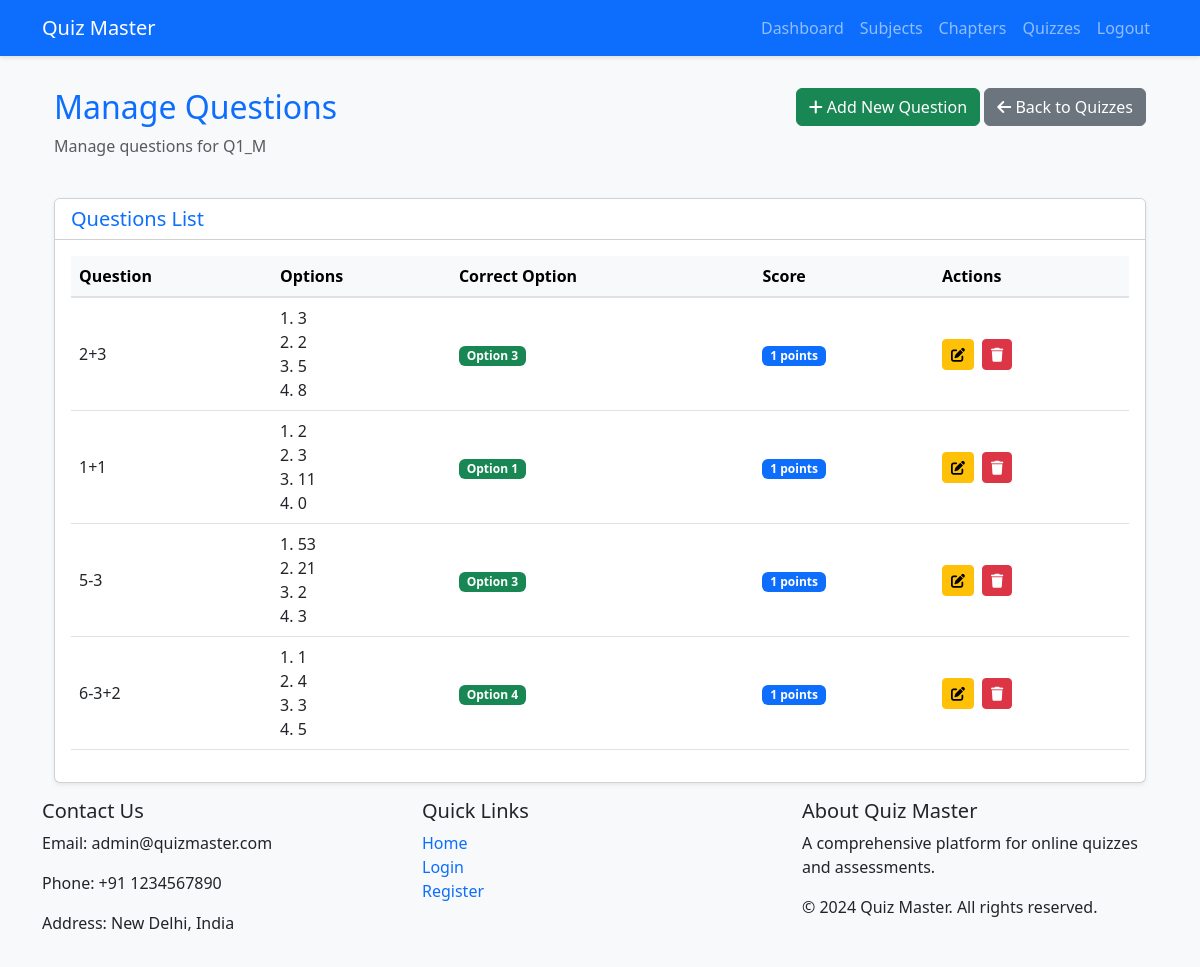
The app's page /admin/quizzes/1/questions (signed in) with its own data.
### app.py (models this page shows)
class Quiz(db.Model):
    id = db.Column(db.Integer, primary_key=True)
    title = db.Column(db.String(200), nullable=False)
    chapter_id = db.Column(db.Integer, db.ForeignKey('chapter.id'), nullable=False)
    date_of_quiz = db.Column(db.DateTime, nullable=False)
    duration = db.Column(db.Integer, nullable=False)  # in minutes
    questions = db.relationship('Question', backref='quiz', lazy=True, cascade='all, delete-orphan')
    attempts = db.relationship('QuizAttempt', backref='quiz', lazy=True)
    chapter = db.relationship('Chapter', backref='quizzes', lazy=True)

class Question(db.Model):
    id = db.Column(db.Integer, primary_key=True)
    quiz_id = db.Column(db.Integer, db.ForeignKey('quiz.id'), nullable=False)
    question_text = db.Column(db.Text, nullable=False)
    option1 = db.Column(db.String(200), nullable=False)
    option2 = db.Column(db.String(200), nullable=False)
    option3 = db.Column(db.String(200), nullable=False)
    option4 = db.Column(db.String(200), nullable=False)
    correct_option = db.Column(db.Integer, nullable=False)  # 1, 2, 3, or 4
    score = db.Column(db.Integer, nullable=False, default=1)  # Score for this question

### app.py (the view)
@app.route('/admin/quizzes/<int:quiz_id>/questions')
@login_required
@admin_required
def manage_quiz_questions(quiz_id):
    quiz = Quiz.query.get_or_404(quiz_id)
    questions = Question.query.filter_by(quiz_id=quiz_id).all()
    return render_template('admin/manage_quiz_questions.html', quiz=quiz, questions=questions)

### app.py (called while the page is built)
def admin_required(f):
    @wraps(f)
    def decorated_function(*args, **kwargs):
        if not current_user.is_authenticated or not current_user.is_admin:
            flash('You do not have permission to access this page.', 'error')
            return redirect(url_for('login'))
        return f(*args, **kwargs)
    return decorated_function

@login_manager.user_loader
def load_user(user_id):
    return User.query.get(int(user_id))

### templates/admin/manage_quiz_questions.html (shortened to what this page needs)
{% extends "base.html" %}
{% block content %}
<div class="container">
    <div class="row mb-4">
        <div class="col">
            <h2 class="text-primary">Manage Questions</h2>
            <p class="text-muted">Manage questions for {{ quiz.title }}</p>
        </div>
        <div class="col text-end">
            <a href="{{ url_for('add_quiz_question', quiz_id=quiz.id) }}" class="btn btn-success">
                <i class="fas fa-plus"></i> Add New Question
            </a>
            <a href="{{ url_for('manage_quizzes') }}" class="btn btn-secondary">
                <i class="fas fa-arrow-left"></i> Back to Quizzes
            </a>
        </div>
    </div>
    <div class="card shadow-sm">
        <div class="card-header bg-white">
            <h5 class="mb-0 text-primary">Questions List</h5>
        </div>
        <div class="card-body">
            {% if questions %}
            <div class="table-responsive">
                <table class="table table-hover align-middle">
                    <thead class="table-light">
                        <tr>
                            <th>Question</th>
                            <th>Options</th>
                            <th>Correct Option</th>
                            <th>Score</th>
                            <th>Actions</th>
                        </tr>
                    </thead>
                    <tbody>
                        {% for question in questions %}
                        <tr>
                            <td>{{ question.question_text }}</td>
                            <td>
                                <div>1. {{ question.option1 }}</div>
                                <div>2. {{ question.option2 }}</div>
                                <div>3. {{ question.option3 }}</div>
                                <div>4. {{ question.option4 }}</div>
                            </td>
                            <td>
                                <span class="badge bg-success">Option {{ question.correct_option }}</span>
                            </td>
                            <td>
                                <span class="badge bg-primary">{{ question.score }} points</span>
                            </td>
                            <td>
                                <div class="d-flex gap-2">
                                    <button class="btn btn-warning btn-sm edit-question" data-question-id="{{ question.id }}" title="Edit Question">
                                        <i class="fas fa-edit"></i>
                                    </button>
                                    <button class="btn btn-danger btn-sm delete-question" data-question-id="{{ question.id }}" title="Delete Question">
                                        <i class="fas fa-trash"></i>
                                    </button>
                                </div>
                            </td>
                        </tr>
                        {% endfor %}
                    </tbody>
                </table>
            </div>
            {% endif %}
        </div>
    </div>
</div>
{% endblock %}

### static/css/style.css (style rules this page uses)
body { background-color: #f8f9fa; }
.card { box-shadow: 0 2px 4px rgba(0,0,0,.05); transition: transform 0.2s; }
.table th { background-color: #f8f9fa; border-bottom: 2px solid #dee2e6; }

### records on screen
Quiz: title "Q1_M"
Question: question_text "2+3", option1 "3", option2 "2", option3 "5", option4 "8", correct_option "3", score "1"
Question: question_text "1+1", option1 "2", option2 "3", option3 "11", option4 "0", correct_option "1", score "1"
Question: question_text "5-3", option1 "53", option2 "21", option3 "2", option4 "3", correct_option "3", score "1"
Question: question_text "6-3+2", option1 "1", option2 "4", option3 "3", option4 "5", correct_option "4", score "1"
